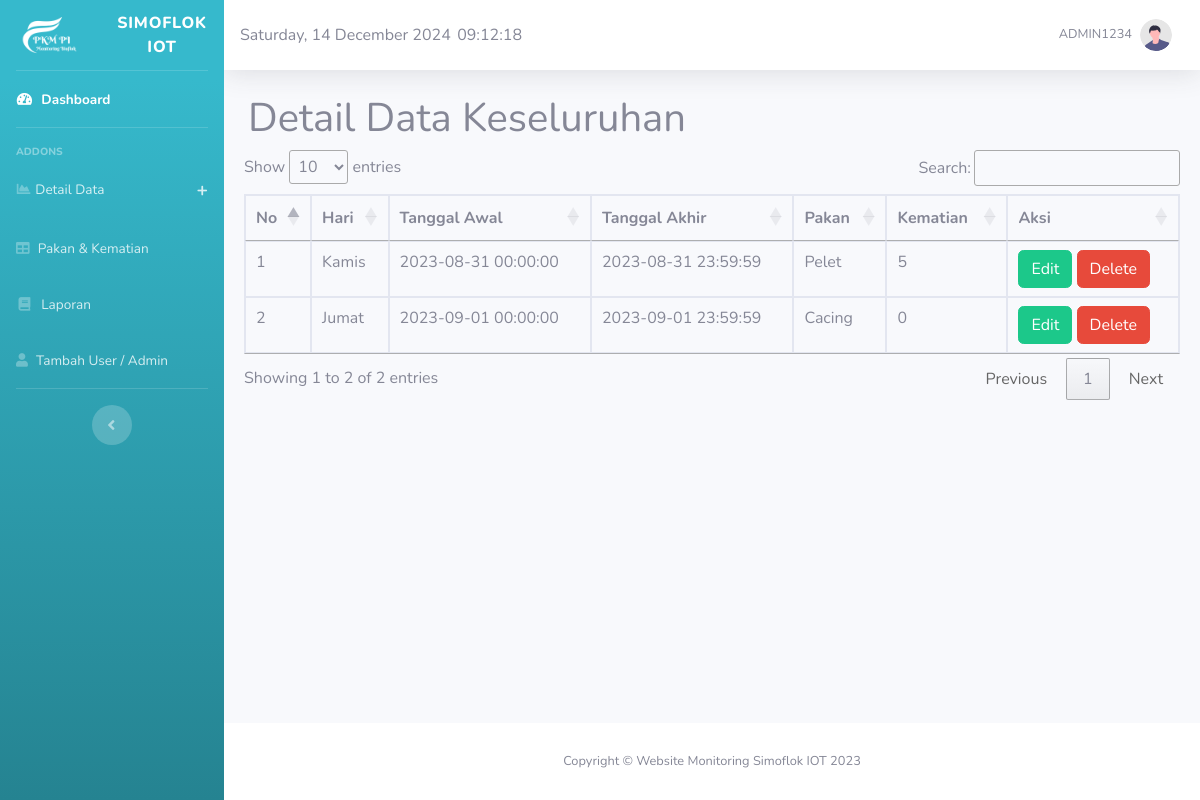
Page /dashboard.php?page=halaman-tambah (signed in) on the committed database.
### tables this page shows
CREATE TABLE IF NOT EXISTS `data_ikan` (
  `id` int(11) NOT NULL AUTO_INCREMENT,
  `tanggal_awal` timestamp NULL DEFAULT NULL,
  `tanggal_akhir` timestamp NULL DEFAULT NULL,
  `pakan_ikan` varchar(12) NOT NULL,
  `kematian_ikan` varchar(12) NOT NULL,
  `hari` varchar(7) NOT NULL,
  PRIMARY KEY (`id`)
);

### pages/halaman-tambah.php (the view, shortened to what this page needs)
<div class="container-fluid">
    <h1>Detail Data Keseluruhan</h1>
    <div class="row">
        <div class="w-100 px-2">
            <div class="table-responsive">
                <table class="table table-bordered" id="tabel-data" width="100%" cellspacing="0">
                    <thead class="thead dark">
                        <tr>
                            <th>No</th>
                            <th>Hari</th>
                            <th>Tanggal Awal</th>
                            <th>Tanggal Akhir</th>
                            <th>Pakan</th>
                            <th>Kematian</th>
                            <th>Aksi</th>
                        </tr>
                    </thead>
                    <tbody>
                        <?php
                        $ambil = mysqli_query($koneksi, "SELECT * FROM data_ikan");
                        $i = 1;
                        while ($data = mysqli_fetch_array($ambil)) {
                            $id = $data['id'];
                            $tanggal_awal = $data['tanggal_awal'];
                            $tanggal_akhir = $data['tanggal_akhir'];
                            $pakan = $data['pakan_ikan'];
                            $kematian = $data['kematian_ikan'];
                            $hari = $data['hari'];
                        ?>
                            <tr>
                                <td><?= $i; ?></td>
                                <td><?= $hari; ?></td>
                                <td><?= $tanggal_awal; ?></td>
                                <td><?= $tanggal_akhir; ?></td>
                                <td><?= $pakan; ?></td>
                                <td><?= $kematian; ?></td>
                                <td>
                                    <button class="btn btn-success" data-toggle="modal" data-target="#editData" type="button">Edit</button>
                                    <?= '<a class="btn btn-danger" href="./process/tambah_data/hapusData.php?id=' . $id . '">Delete</a>'; ?>
                                </td>
                            </tr>
                        <?php
                            $i++;
                        }
                        ?>
                    </tbody>
                </table>
            </div>
        </div>
    </div>
</div>

### rows in the picture
data_ikan: hari "Kamis", tanggal_awal "2023-08-31 00:00:00", tanggal_akhir "2023-08-31 23:59:59", pakan_ikan "Pelet", kematian_ikan "5"
data_ikan: hari "Jumat", tanggal_awal "2023-09-01 00:00:00", tanggal_akhir "2023-09-01 23:59:59", pakan_ikan "Cacing", kematian_ikan "0"

### other values in the picture
strftime('%A, %d %B %Y') "Saturday, 14 December 2024"
$_SESSION["username"] "ADMIN1234"
